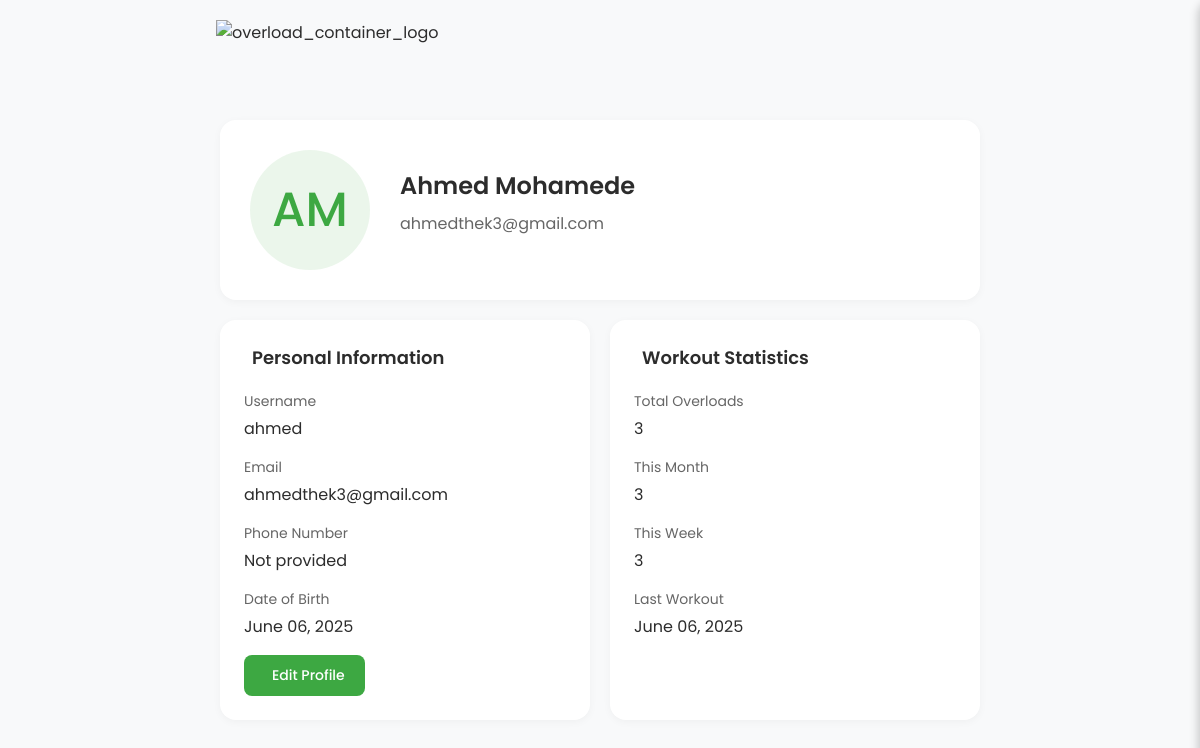
Before: /profile/ (signed in) with the older database file.
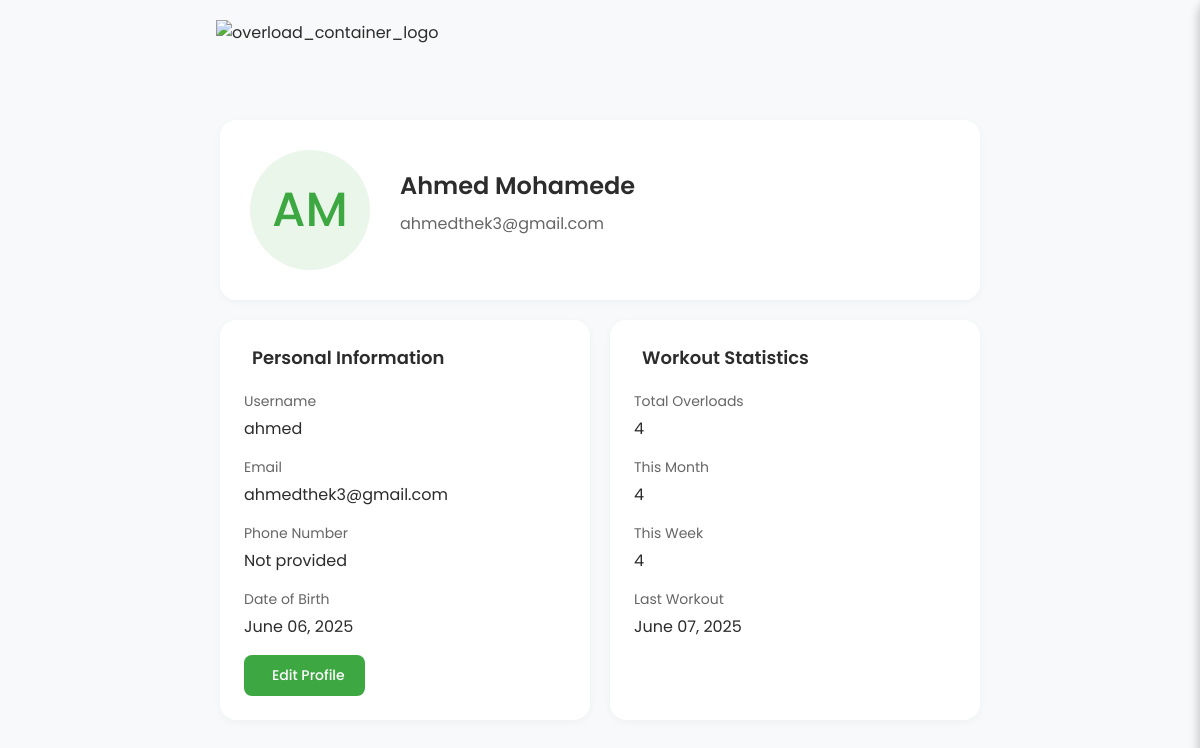
After: the same page with the newer database file.
### overload_tracker_base/models.py (models this page shows, shortened)
class Overload(models.Model):
    user = models.ForeignKey(User, on_delete=models.CASCADE)
    date = models.DateTimeField(verbose_name='Overload Date', auto_now_add=True)
    workouts = models.ManyToManyField(Workout, through="WorkoutEntry")  # Using an intermediary table

### overload_tracker_base/views.py (the view)
# urls.py: path('profile/', views.profile, name='profile'),
@login_required(login_url='login')
def profile(request):
    total_overloads = Overload.objects.filter(user=request.user).count()
    from datetime import datetime, timedelta
    today = datetime.now()
    first_day_of_month = today.replace(
        day=1, hour=0, minute=0, second=0, microsecond=0)
    this_month_overloads = Overload.objects.filter(
        user=request.user,
        date__gte=first_day_of_month
    ).count()
    first_day_of_week = today - timedelta(days=today.weekday())
    first_day_of_week = first_day_of_week.replace(
        hour=0, minute=0, second=0, microsecond=0)
    this_week_overloads = Overload.objects.filter(
        user=request.user,
        date__gte=first_day_of_week
    ).count()
    last_overload = Overload.objects.filter(
        user=request.user).order_by('-date').first()
    last_workout_date = last_overload.date if last_overload else None
    context = {
        'user': request.user,
        'total_overloads': total_overloads,
        'this_month_overloads': this_month_overloads,
        'this_week_overloads': this_week_overloads,
        'last_workout_date': last_workout_date
    }
    return render(request, 'local_screen/profile.html', context=context)

### overload_tracker_base/models.py (called while the page is built)
    def get_full_name(self) -> str:
        return f'{self.first_name} {self.last_name}'

### overload_tracker_base/templates/local_screen/profile.html (shortened to what this page needs)
<!DOCTYPE html>
<html lang="en">
<head>
    <link href='https://cdn.boxicons.com/fonts/basic/boxicons.min.css' rel='stylesheet'>
</head>
<body>
    <div class="container">
        <div class="header">
            <div class="logo_section">
                <img src="https://i.postimg.cc/Qtd1Xgbn/Overload-Tracker-Logo-Light.png" alt="overload_container_logo"
                    class="light-logo">
            </div>
        </div>
        <div class="profile-container">
            <div class="profile-header">
                <div class="profile-avatar">
                    {{ user.first_name|first }}{{ user.last_name|first }}
                </div>
                <div class="profile-info">
                    <h1 class="profile-name">{{ user.get_full_name }}</h1>
                    <div class="profile-email">{{ user.email }}</div>
                </div>
            </div>
            <div class="profile-sections">
                <div class="profile-section">
                    <h2 class="section-title">
                        Personal Information
                    </h2>
                    <div class="info-item">
                        <div class="info-label">Username</div>
                        <div class="info-value">{{ user.username }}</div>
                    </div>
                    <div class="info-item">
                        <div class="info-label">Email</div>
                        <div class="info-value">{{ user.email }}</div>
                    </div>
                    <div class="info-item">
                        <div class="info-label">Phone Number</div>
                        <div class="info-value">{{ user.phone_number|default:"Not provided" }}</div>
                    </div>
                    <div class="info-item">
                        <div class="info-label">Date of Birth</div>
                        <div class="info-value">{{ user.date_of_birth|date:"F d, Y"|default:"Not provided" }}</div>
                    </div>
                    <button class="edit-button">
                        Edit Profile
                    </button>
                </div>
                <div class="profile-section">
                    <h2 class="section-title">
                        Workout Statistics
                    </h2>
                    <div class="info-item">
                        <div class="info-label">Total Overloads</div>
                        <div class="info-value">{{ total_overloads }}</div>
                    </div>
                    <div class="info-item">
                        <div class="info-label">This Month</div>
                        <div class="info-value">{{ this_month_overloads }}</div>
                    </div>
                    <div class="info-item">
                        <div class="info-label">This Week</div>
                        <div class="info-value">{{ this_week_overloads }}</div>
                    </div>
                    <div class="info-item">
                        <div class="info-label">Last Workout</div>
                        <div class="info-value">
                            {% if last_workout_date %}
                                {{ last_workout_date|date:"F d, Y" }}
                            {% else %}
                                Never
                            {% endif %}
                        </div>
                    </div>
                </div>
            </div>
        </div>
    </div>
</body>
</html>

Changed rows visible on the page:
no longer on this page (row unchanged): Overload: date "June 06, 2025"
added Overload: date "June 07, 2025"
Other visible differences:
{{ total_overloads }}: "3" → "4"
{{ this_month_overloads }}: "3" → "4"
{{ this_week_overloads }}: "3" → "4"
